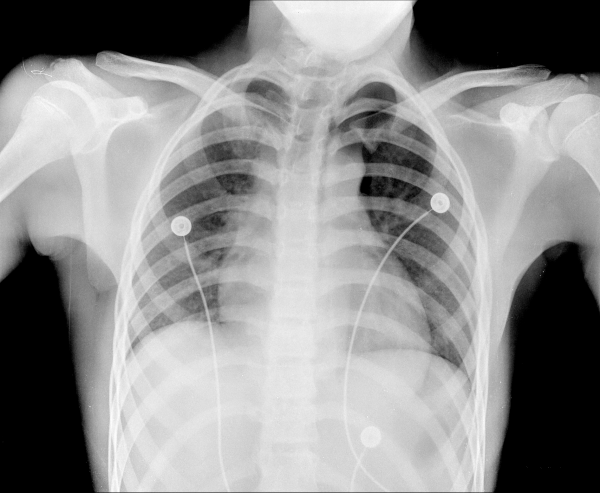
#> input picture HW0 - Introduction to Image Analysis with Python/chest-xray.png, 600 x 493 px
$ jupyter execute pt-4.ipynb
#> lines starting #> are read from the running program, lines starting #| are printed output that depends on the picture
[cell 1]
import numpy as np
import matplotlib.pyplot as plt
import cv2 as cv

### Load image without any change

[cell 2]
img = cv.imread('chest-xray.png', cv.IMREAD_UNCHANGED)
#> img is the input picture: shape (493, 600); min 0, max 253, mean 141.9

[cell 3]
img.shape
#> Out = (493, 600)

### It is already grayscale

[cell 4]
type(img)

[cell 5]
plt.imshow(img, cmap = 'gray', vmin = 0, vmax = 255)

[cell 6]
img.dtype

### Determine the memory occupied by the grayscale image

[cell 7]
print(f'{img.nbytes / 1000} KB')
#| 295.8 KB

### Crop and display the left half of the chest X-ray image.

[cell 8]
cropped_gray_image = img[:, :img.shape[1] // 2]
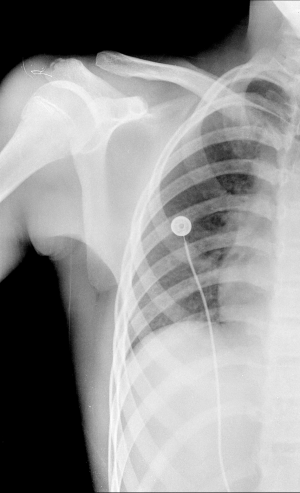
#> cropped_gray_image: shape (493, 300); min 0, max 253, mean 146.1

[cell 9]
plt.imshow(cropped_gray_image, cmap = 'gray', vmin = 0, vmax = 255)

### Flip the cropped grayscale image along the x-axis and display it.

[cell 10]
flipped_x_axis = cv.flip(cropped_gray_image, 0)
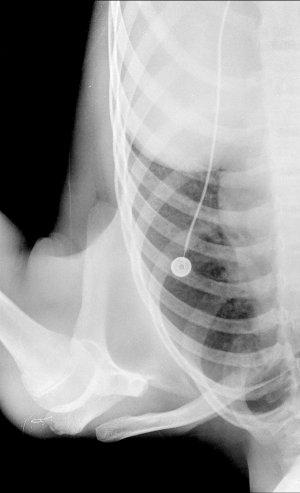
#> flipped_x_axis: shape (493, 300); min 0, max 253, mean 146.1

[cell 11]
plt.imshow(flipped_x_axis, cmap = 'gray', vmin = 0, vmax = 255)

### Create a 2x3 subplot layout for image analysis.
  - **Row 1:** Display three versions of a grayscale image.
    - **Column 1:** Original image.
    - **Column 2:** Cropped to show the left half.
    - **Column 3:** Cropped and flipped along the x-axis.
  - **Row 2:** Display histograms corresponding to the images in Row 1.

[cell 12]
fig, ax = plt.subplots(2, 3, figsize = (20, 10))
plt.xlabel("grayscale value")
plt.ylabel("pixel count")

# vmax = 2^8 - 1
ax[0][0].imshow(img, cmap='gray', vmin = 0, vmax = 255)
ax[0][0].set_title('Gray image')

ax[0][1].imshow(cropped_gray_image, cmap='gray', vmin = 0, vmax = 255)
ax[0][1].set_title('Left chest')

ax[0][2].imshow(flipped_x_axis, cmap='gray', vmin = 0, vmax = 255)
ax[0][2].set_title('Flipped left chest')

# configure and draw the histogram figure
# create the histogram
hist, bins = np.histogram(img, bins=int((img.max() - img.min())/4), range= (0, (img.max() - img.min())))
#> hist = 63 values, max 61263 at index 0, min 148 at index 62, mean 4695.2; bins = 64 values from 0 to 253
freq = hist/float(hist.sum())
#> freq = 63 values, max 0.207 at index 0, min 0.0005 at index 62, mean 0.0159
ax[1][0].bar(bins[:-1], hist, width=0.6, align="edge", ec="k", color='red')
plt.ylabel("pixel count")

# create the histogram
hist, bins = np.histogram(cropped_gray_image, bins=int((cropped_gray_image.max() - cropped_gray_image.min())/4), range= (0, (cropped_gray_image.max() - cropped_gray_image.min())))
#> hist = 63 values, max 30099 at index 0, min 78 at index 62, mean 2347.6
freq = hist/float(hist.sum())
#> freq = 63 values, max 0.204 at index 0, min 0.000527 at index 62, mean 0.0159
ax[1][1].bar(bins[:-1], hist, width=0.6, align="edge", ec="k", color='red')
plt.ylabel("pixel count")

# create the histogram
hist, bins = np.histogram(flipped_x_axis, bins=int((flipped_x_axis.max() - flipped_x_axis.min())/4), range= (0, (flipped_x_axis.max() - flipped_x_axis.min())))
freq = hist/float(hist.sum())
ax[1][2].bar(bins[:-1], hist, width=0.6, align="edge", ec="k", color='red')
plt.ylabel("pixel count")

plt.show()
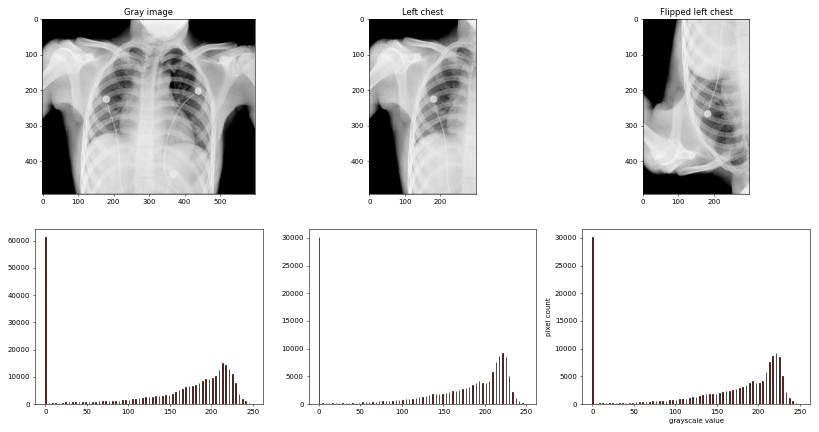
#> figure drawn by matplotlib, 6 panels; panel 4: tallest bar 61263 high, from x = 0 to 0.6; panel 5: tallest bar 30099 high, from x = 0 to 0.6; panel 6: tallest bar 30099 high, from x = 0 to 0.6
